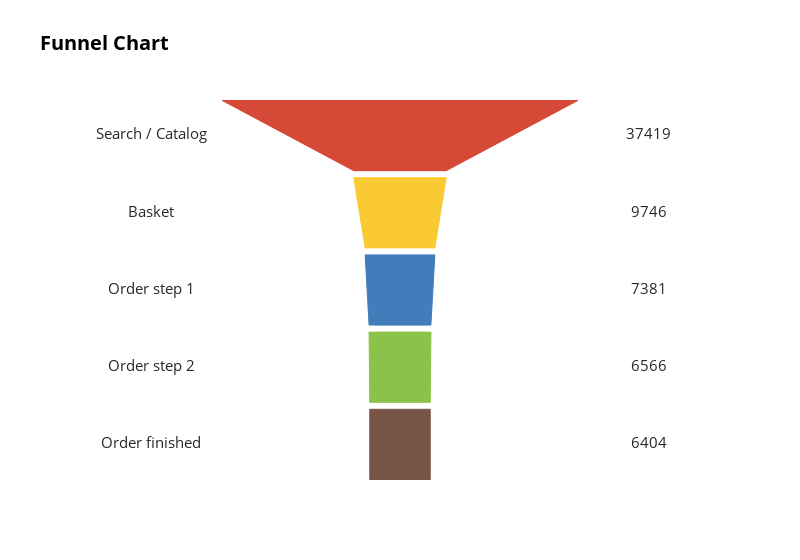

Notebook cell for this chart:
### Code cell
plot_funnel(phases, values)

### Figure 1 — Plotly figure (JSON) as saved in the notebook; plotly's stock layout.template omitted (floating-point values rounded to 4 significant figures)
{"data": [{"mode": "text", "text": ["Search / Catalog", "Basket", "Order step 1", "Order step 2", "Order finished"], "textfont": {"color": "rgb(40,40,40)", "size": 15}, "type": "scatter", "x": [-350, -350, -350, -350, -350], "y": [490, 380, 270, 160, 50]}, {"mode": "text", "text": [37419, 9746, 7381, 6566, 6404], "textfont": {"color": "rgb(40,40,40)", "size": 15}, "type": "scatter", "x": [350, 350, 350, 350, 350], "y": [490, 380, 270, 160, 50]}], "layout": {"height": 560, "paper_bgcolor": "rgba(255,255,255,1)", "plot_bgcolor": "rgba(255,255,255,1)", "shapes": [{"fillcolor": "#d54936", "line": {"color": "#d54936", "width": 1}, "path": "M 250.0 540 L 65.0 440 L -65.0 440 L -250.0 540 Z", "type": "path"}, {"fillcolor": "#faca34", "line": {"color": "#faca34", "width": 1}, "path": "M 65.0 430 L 49.0 330 L -49.0 330 L -65.0 430 Z", "type": "path"}, {"fillcolor": "#437cba", "line": {"color": "#437cba", "width": 1}, "path": "M 49.0 320 L 43.5 220 L -43.5 220 L -49.0 320 Z", "type": "path"}, {"fillcolor": "#8bc34a", "line": {"color": "#8bc34a", "width": 1}, "path": "M 43.5 210 L 42.5 110 L -42.5 110 L -43.5 210 Z", "type": "path"}, {"fillcolor": "#795548", "line": {"color": "#795548", "width": 1}, "path": "M 42.5 100 L 42.5 0 L -42.5 0 L -42.5 100 Z", "type": "path"}], "showlegend": false, "title": {"font": {"color": "rgb(0, 0, 0)", "size": 20}, "text": "<b>Funnel Chart</b>"}, "width": 800, "xaxis": {"range": [-450, 450], "showgrid": false, "showticklabels": false, "zeroline": false, "type": "linear"}, "yaxis": {"showgrid": false, "showticklabels": false, "zeroline": false, "type": "linear", "range": [-0.7124, 540.7], "autorange": true}}}
